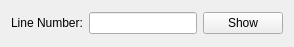
<?xml version="1.0" encoding="UTF-8"?>
<ui version="4.0">
 <class>GoToLineForm</class>
 <widget class="QWidget" name="GoToLineForm">
  <property name="geometry">
   <rect>
    <x>0</x>
    <y>0</y>
    <width>294</width>
    <height>47</height>
   </rect>
  </property>
  <property name="windowTitle">
   <string>Go to Line</string>
  </property>
  <layout class="QGridLayout" name="gridLayout">
   <item row="0" column="0">
    <layout class="QHBoxLayout" name="horizontalLayout">
     <item>
      <widget class="QLabel" name="lineNumberLabel">
       <property name="text">
        <string>Line Number:</string>
       </property>
      </widget>
     </item>
     <item>
      <widget class="QLineEdit" name="lineNumberEdit"/>
     </item>
     <item>
      <widget class="QPushButton" name="showLineButton">
       <property name="text">
        <string>Show</string>
       </property>
      </widget>
     </item>
    </layout>
   </item>
  </layout>
 </widget>
 <resources/>
 <connections/>
</ui>
